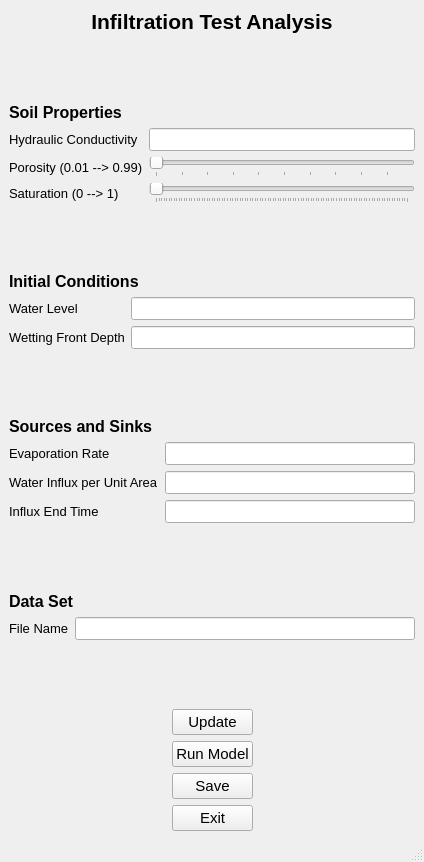
<?xml version="1.0" encoding="UTF-8"?>
<ui version="4.0">
 <class>MainWindow</class>
 <widget class="QMainWindow" name="MainWindow">
  <property name="geometry">
   <rect>
    <x>0</x>
    <y>0</y>
    <width>424</width>
    <height>862</height>
   </rect>
  </property>
  <property name="windowTitle">
   <string>Coupled Ordinary Differential Equation Solver</string>
  </property>
  <widget class="QWidget" name="centralwidget">
   <layout class="QVBoxLayout" name="verticalLayout_2">
    <item>
     <layout class="QVBoxLayout" name="verticalLayout">
      <item>
       <widget class="QLabel" name="label">
        <property name="font">
         <font>
          <pointsize>16</pointsize>
          <weight>75</weight>
          <bold>true</bold>
         </font>
        </property>
        <property name="text">
         <string>Infiltration Test Analysis</string>
        </property>
        <property name="alignment">
         <set>Qt::AlignHCenter|Qt::AlignTop</set>
        </property>
       </widget>
      </item>
      <item>
       <spacer name="verticalSpacer">
        <property name="orientation">
         <enum>Qt::Vertical</enum>
        </property>
        <property name="sizeHint" stdset="0">
         <size>
          <width>20</width>
          <height>40</height>
         </size>
        </property>
       </spacer>
      </item>
      <item>
       <widget class="QLabel" name="label_2">
        <property name="font">
         <font>
          <pointsize>12</pointsize>
          <weight>75</weight>
          <bold>true</bold>
         </font>
        </property>
        <property name="text">
         <string>Soil Properties</string>
        </property>
       </widget>
      </item>
      <item>
       <layout class="QFormLayout" name="formLayout">
        <item row="0" column="0">
         <widget class="QLabel" name="label_6">
          <property name="font">
           <font>
            <pointsize>10</pointsize>
           </font>
          </property>
          <property name="text">
           <string>Hydraulic Conductivity</string>
          </property>
         </widget>
        </item>
        <item row="0" column="1">
         <widget class="QLineEdit" name="KlineInput">
          <property name="font">
           <font>
            <pointsize>10</pointsize>
           </font>
          </property>
          <property name="alignment">
           <set>Qt::AlignRight|Qt::AlignTrailing|Qt::AlignVCenter</set>
          </property>
         </widget>
        </item>
        <item row="1" column="0">
         <widget class="QLabel" name="label_7">
          <property name="font">
           <font>
            <pointsize>10</pointsize>
           </font>
          </property>
          <property name="text">
           <string>Porosity (0.01 --&gt; 0.99)</string>
          </property>
         </widget>
        </item>
        <item row="1" column="1">
         <widget class="QSlider" name="phiSlider">
          <property name="minimum">
           <number>1</number>
          </property>
          <property name="maximum">
           <number>99</number>
          </property>
          <property name="orientation">
           <enum>Qt::Horizontal</enum>
          </property>
          <property name="tickPosition">
           <enum>QSlider::TicksBelow</enum>
          </property>
         </widget>
        </item>
        <item row="2" column="0">
         <widget class="QLabel" name="label_8">
          <property name="font">
           <font>
            <pointsize>10</pointsize>
           </font>
          </property>
          <property name="text">
           <string>Saturation (0 --&gt; 1)</string>
          </property>
         </widget>
        </item>
        <item row="2" column="1">
         <widget class="QSlider" name="sSlider">
          <property name="orientation">
           <enum>Qt::Horizontal</enum>
          </property>
          <property name="tickPosition">
           <enum>QSlider::TicksBelow</enum>
          </property>
          <property name="tickInterval">
           <number>0</number>
          </property>
         </widget>
        </item>
       </layout>
      </item>
      <item>
       <spacer name="verticalSpacer_2">
        <property name="orientation">
         <enum>Qt::Vertical</enum>
        </property>
        <property name="sizeHint" stdset="0">
         <size>
          <width>20</width>
          <height>40</height>
         </size>
        </property>
       </spacer>
      </item>
      <item>
       <widget class="QLabel" name="label_4">
        <property name="font">
         <font>
          <pointsize>12</pointsize>
          <weight>75</weight>
          <bold>true</bold>
         </font>
        </property>
        <property name="text">
         <string>Initial Conditions</string>
        </property>
       </widget>
      </item>
      <item>
       <layout class="QFormLayout" name="formLayout_2">
        <item row="0" column="0">
         <widget class="QLabel" name="label_9">
          <property name="font">
           <font>
            <pointsize>10</pointsize>
           </font>
          </property>
          <property name="text">
           <string>Water Level</string>
          </property>
         </widget>
        </item>
        <item row="1" column="0">
         <widget class="QLabel" name="label_10">
          <property name="font">
           <font>
            <pointsize>10</pointsize>
           </font>
          </property>
          <property name="text">
           <string>Wetting Front Depth</string>
          </property>
         </widget>
        </item>
        <item row="0" column="1">
         <widget class="QLineEdit" name="h0lineInput">
          <property name="font">
           <font>
            <pointsize>10</pointsize>
           </font>
          </property>
          <property name="alignment">
           <set>Qt::AlignRight|Qt::AlignTrailing|Qt::AlignVCenter</set>
          </property>
         </widget>
        </item>
        <item row="1" column="1">
         <widget class="QLineEdit" name="L0lineInput">
          <property name="font">
           <font>
            <pointsize>10</pointsize>
           </font>
          </property>
          <property name="alignment">
           <set>Qt::AlignRight|Qt::AlignTrailing|Qt::AlignVCenter</set>
          </property>
         </widget>
        </item>
       </layout>
      </item>
      <item>
       <spacer name="verticalSpacer_3">
        <property name="orientation">
         <enum>Qt::Vertical</enum>
        </property>
        <property name="sizeHint" stdset="0">
         <size>
          <width>20</width>
          <height>40</height>
         </size>
        </property>
       </spacer>
      </item>
      <item>
       <widget class="QLabel" name="label_3">
        <property name="font">
         <font>
          <pointsize>12</pointsize>
          <weight>75</weight>
          <bold>true</bold>
         </font>
        </property>
        <property name="text">
         <string>Sources and Sinks</string>
        </property>
       </widget>
      </item>
      <item>
       <layout class="QFormLayout" name="formLayout_3">
        <item row="0" column="0">
         <widget class="QLabel" name="label_11">
          <property name="font">
           <font>
            <pointsize>10</pointsize>
           </font>
          </property>
          <property name="text">
           <string>Evaporation Rate</string>
          </property>
         </widget>
        </item>
        <item row="1" column="0">
         <widget class="QLabel" name="label_12">
          <property name="font">
           <font>
            <pointsize>10</pointsize>
           </font>
          </property>
          <property name="text">
           <string>Water Influx per Unit Area</string>
          </property>
         </widget>
        </item>
        <item row="2" column="0">
         <widget class="QLabel" name="label_13">
          <property name="font">
           <font>
            <pointsize>10</pointsize>
           </font>
          </property>
          <property name="text">
           <string>Influx End Time</string>
          </property>
         </widget>
        </item>
        <item row="0" column="1">
         <widget class="QLineEdit" name="ElineInput">
          <property name="font">
           <font>
            <pointsize>10</pointsize>
           </font>
          </property>
          <property name="alignment">
           <set>Qt::AlignRight|Qt::AlignTrailing|Qt::AlignVCenter</set>
          </property>
         </widget>
        </item>
        <item row="1" column="1">
         <widget class="QLineEdit" name="QflineInput">
          <property name="font">
           <font>
            <pointsize>10</pointsize>
           </font>
          </property>
          <property name="alignment">
           <set>Qt::AlignRight|Qt::AlignTrailing|Qt::AlignVCenter</set>
          </property>
         </widget>
        </item>
        <item row="2" column="1">
         <widget class="QLineEdit" name="QFinishlineInput">
          <property name="font">
           <font>
            <pointsize>10</pointsize>
           </font>
          </property>
          <property name="alignment">
           <set>Qt::AlignRight|Qt::AlignTrailing|Qt::AlignVCenter</set>
          </property>
         </widget>
        </item>
       </layout>
      </item>
      <item>
       <spacer name="verticalSpacer_4">
        <property name="orientation">
         <enum>Qt::Vertical</enum>
        </property>
        <property name="sizeHint" stdset="0">
         <size>
          <width>20</width>
          <height>40</height>
         </size>
        </property>
       </spacer>
      </item>
      <item>
       <widget class="QLabel" name="label_5">
        <property name="font">
         <font>
          <pointsize>12</pointsize>
          <weight>75</weight>
          <bold>true</bold>
         </font>
        </property>
        <property name="text">
         <string>Data Set</string>
        </property>
       </widget>
      </item>
      <item>
       <layout class="QFormLayout" name="formLayout_4">
        <item row="0" column="0">
         <widget class="QLabel" name="label_14">
          <property name="font">
           <font>
            <pointsize>10</pointsize>
           </font>
          </property>
          <property name="text">
           <string>File Name</string>
          </property>
         </widget>
        </item>
        <item row="0" column="1">
         <widget class="QLineEdit" name="dataSetlineInput">
          <property name="font">
           <font>
            <pointsize>10</pointsize>
           </font>
          </property>
          <property name="alignment">
           <set>Qt::AlignRight|Qt::AlignTrailing|Qt::AlignVCenter</set>
          </property>
         </widget>
        </item>
       </layout>
      </item>
      <item>
       <spacer name="verticalSpacer_5">
        <property name="orientation">
         <enum>Qt::Vertical</enum>
        </property>
        <property name="sizeHint" stdset="0">
         <size>
          <width>20</width>
          <height>40</height>
         </size>
        </property>
       </spacer>
      </item>
      <item>
       <layout class="QGridLayout" name="gridLayout_2">
        <item row="2" column="1">
         <widget class="QPushButton" name="saveButton">
          <property name="font">
           <font>
            <pointsize>11</pointsize>
           </font>
          </property>
          <property name="text">
           <string>Save</string>
          </property>
         </widget>
        </item>
        <item row="1" column="0">
         <spacer name="horizontalSpacer">
          <property name="orientation">
           <enum>Qt::Horizontal</enum>
          </property>
          <property name="sizeHint" stdset="0">
           <size>
            <width>40</width>
            <height>20</height>
           </size>
          </property>
         </spacer>
        </item>
        <item row="1" column="1">
         <widget class="QPushButton" name="runModelButton">
          <property name="font">
           <font>
            <pointsize>11</pointsize>
           </font>
          </property>
          <property name="text">
           <string>Run Model</string>
          </property>
         </widget>
        </item>
        <item row="1" column="2">
         <spacer name="horizontalSpacer_2">
          <property name="orientation">
           <enum>Qt::Horizontal</enum>
          </property>
          <property name="sizeHint" stdset="0">
           <size>
            <width>40</width>
            <height>20</height>
           </size>
          </property>
         </spacer>
        </item>
        <item row="3" column="1">
         <widget class="QPushButton" name="exitButton">
          <property name="font">
           <font>
            <pointsize>11</pointsize>
           </font>
          </property>
          <property name="text">
           <string>Exit</string>
          </property>
         </widget>
        </item>
        <item row="0" column="1">
         <widget class="QPushButton" name="updateButton">
          <property name="font">
           <font>
            <pointsize>11</pointsize>
           </font>
          </property>
          <property name="text">
           <string>Update</string>
          </property>
         </widget>
        </item>
       </layout>
      </item>
     </layout>
    </item>
   </layout>
  </widget>
  <widget class="QMenuBar" name="menubar">
   <property name="geometry">
    <rect>
     <x>0</x>
     <y>0</y>
     <width>424</width>
     <height>21</height>
    </rect>
   </property>
  </widget>
  <widget class="QStatusBar" name="statusbar"/>
 </widget>
 <resources/>
 <connections/>
</ui>
